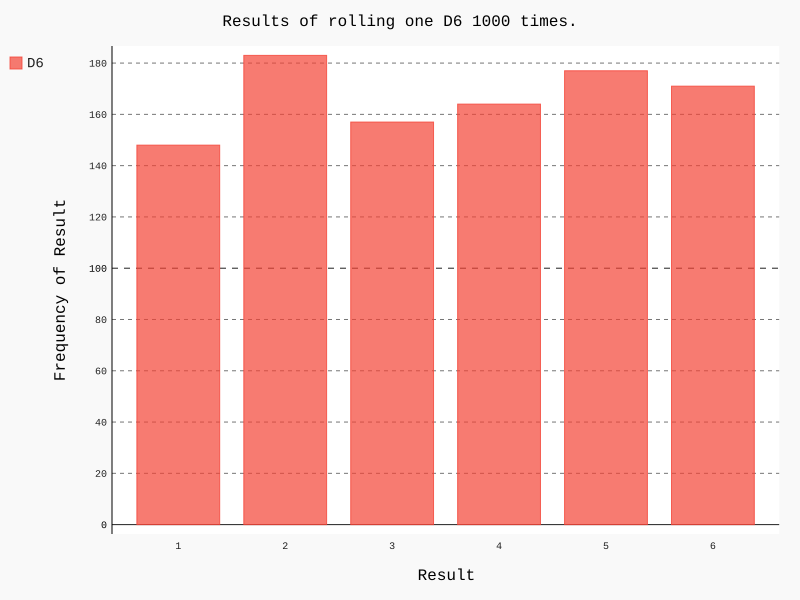

Write the Python code that produced this figure.
# coding=UTF-8

# 使用 Python 可视化包 Pygal 来生成可缩放的矢量图形文件。
# 需要在尺寸不同的屏幕上显示的图表, 将自动缩放,以适合观看者的屏幕。
# 如若考虑以在线方式使用图表,请考虑使用 Pygal

import pygal

from die import Die

die = Die()

results = []
for roll in range(1000):
    result = die.roll()
    results.append(result)

frequencies = []
for value in range(1, die.num_sides+1):
    frequency = results.count(value)
    frequencies.append(frequency)

hist = pygal.Bar()

hist.title = 'Results of rolling one D6 1000 times.'
hist.x_labels = ['1', '2', '3', '4', '5', '6']
hist.x_title = 'Result'
hist.y_title = 'Frequency of Result'

hist.add('D6', frequencies)
hist.render_to_file('die_visual.svg')
